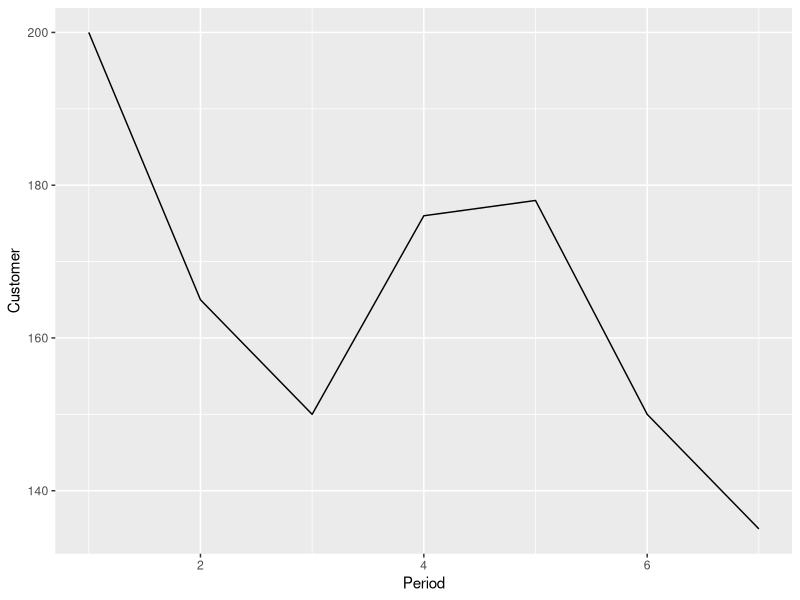
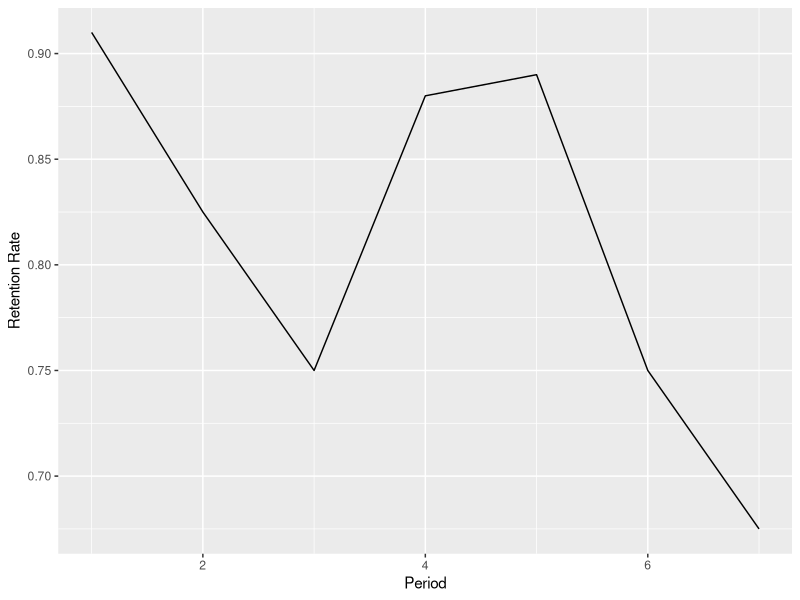
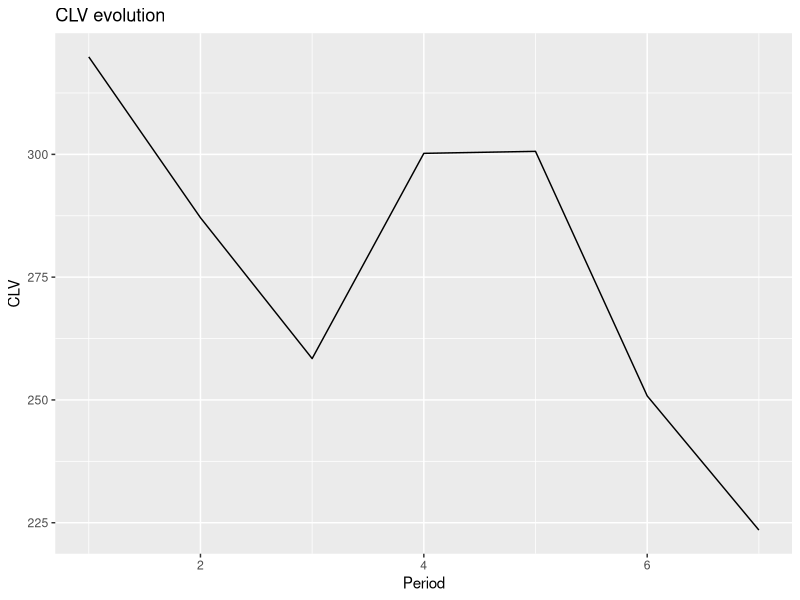
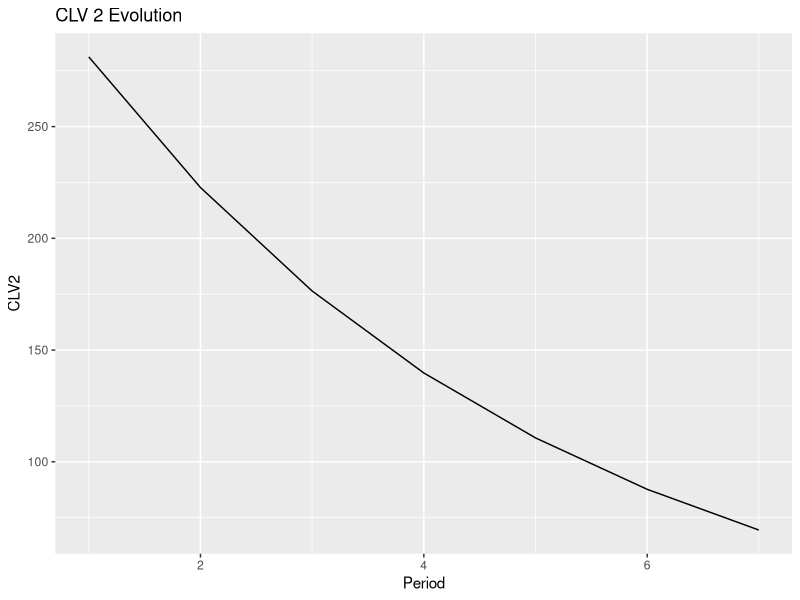

The R source for these figures, in order:
library("readxl")
library("ggplot2")
CLV.df <- read_excel("Data_CLV.xlsx", sheet = "Ex2")
head(CLV.df, n=7)
summary(CLV.df) #active is the money earned by the company, p is revenue from customer, c is the cost for the company to provide the service, i is the discount rate and r is the retention rate, AC is acquisition cost

ggplot(CLV.df, aes(x=t, y=active))+geom_line()+ylab("Customer")+xlab("Period")
ggplot(CLV.df, aes(x=t, y=r))+geom_line()+ylab("Retention Rate")+xlab("Period")

CLV.df$CLV <- (CLV.df$p-CLV.df$c)*CLV.df$r/(1+CLV.df$i)^CLV.df$t #formula
head(CLV.df)

ggplot(CLV.df, aes(x = t, y = CLV)) +
  geom_line() + ggtitle("CLV evolution") +
  ylab("CLV") + xlab("Period")

CLV <- apply(CLV.df, 2, sum)
# MARGIN: a vector giving the subscripts which the function will be applied over.
# E.g., 1 indicates rows, 2 indicates columns, c(1, 2) indicates rows and columns.
CLV
CLV[7]

#What happens if retention ratio has a constant value of 0.80 each year?
CLV.df$CLV2 <- (CLV.df$p-CLV.df$c)*0.8^CLV.df$t/(1+CLV.df$i)^(CLV.df$t)
CLV.df

ggplot(CLV.df, aes(x = t, y = CLV2)) + geom_line() +
  ylab("CLV2") + xlab("Period") + ggtitle("CLV 2 Evolution")

CLV <- apply(CLV.df, 2, sum)
CLV
CLV[7]
CLV[8]

#Data Manipulation
library("tidyverse")
library("dplyr")

head(mtcars)
str(mtcars)

#Manipulate Case
#filter() picks cases based on their values.
filter(mtcars, gear == 4) # filtering can be used with all standard logical operators
filter(mtcars, gear == 3 | gear == 4) # i.e. >, <, =>, <=, !=, ==
filter(mtcars, mpg > 21)

#arrange() orders the rows of a data frame by the values of selected columns.
arrange(mtcars, gear)
arrange(mtcars, gear, desc(mpg))
arrange(mtcars, desc(mpg)) # desc sorts in descending order

#select() picks variables based on their names.
select(mtcars, gear, mpg, hp)
select(mtcars, -drat) # - sign before name means remove variable/column

#slice() selects certain rows by row number/
  slice(mtcars, 1:3)

  #sample_n() and sample_frac() select random rows:
  sample_n(mtcars, 5) # numbers of rows to select - it's random
sample_frac(mtcars, .1) #fraction of rows to select - it's random

#mutate() adds new variables that are functions of existing variables.
mutate(mtcars, wt_mpg = wt * mpg)
mutate(mtcars, mpg_mean = mean(mpg), mpg_diff_mean = mpg - mpg_mean)
mutate(mtcars, mpg_mean_diff = mpg - mean(mpg))

#summarise() create a new data frame
summarise(mtcars, sd(disp))
summarise(mtcars, median(mpg), mean(mpg), max(mpg), min(mpg))

#Use group_by() to create a "grouped" copy of a table
group_by(mtcars, cyl)

#Pipe operator %>% lets you take the output of one function and sent it directly to the input of the next function. 
mtcars %>% # take dataframe, then
group_by(gear) %>% # group it by gear, then
summarise(mean(mpg)) # summarise the mean mpg for each level of gear


## 'summarise()' ungrouping output (override with '.groups' argument)
mtcars %>%
  filter(mpg > 21) %>%
  select(gear, mpg, hp) %>%
  arrange(gear)

mtcars_mpg <- mtcars %>%
  filter(mpg > 21) %>%
  select(gear, mpg, hp) %>%
  arrange(gear)
mtcars_mpg


#Redwine - Exercise
redwine <- read.csv("Data_redwine.csv", header=TRUE)
head(redwine)

#Create a data frame containing only wines with an fixed acidity of 8 or greater.
filter (redwine, fixed.acidity>8)
